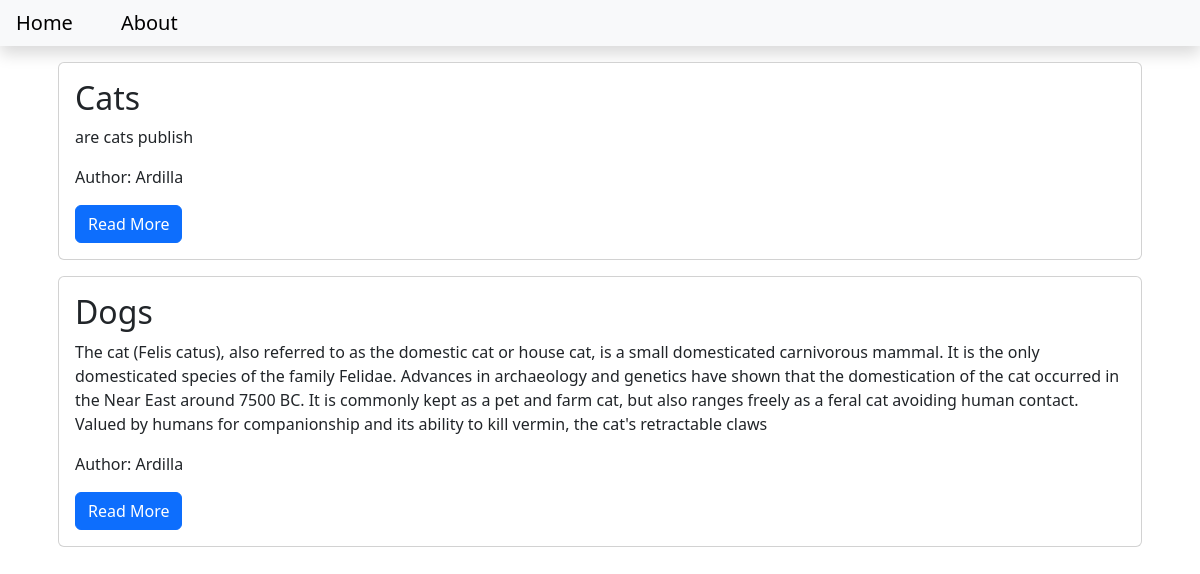
The page / on the database its author committed.
### blog/models.py (models this page shows, shortened)
class Post(models.Model):
    title=models.CharField(max_length=20)
    content=models.TextField()
    date_created=models.DateTimeField(auto_now_add=True)
    slug=models.SlugField(max_length=200,unique=True)
    author=models.ForeignKey(to=User, on_delete=models.CASCADE)
    status=models.IntegerField(choices=STATUS,default=0)

### blog/views.py (the view)
# urls.py: path('',views.PostList.as_view(),name='home')
class PostList(generic.ListView):
    queryset=Post.objects.filter(status=1).order_by('-date_created')
    template_name='index.html'

### templates/index.html
{% extends 'base.html' %}
{% block content %}
    <div class="container">
    {% for post in post_list %}
        <div class="card m-3">
            <div class="card-body">
                <h2 class="card-title">
                    {{ post.title }}
                </h2>
                <p class="card-text">
                    {{ post.content|slice:"500" }}
                </p>
                <p class="card-text">
                    Author: {{ post.author|title }}
                </p>
                <a class="btn btn-primary" href="{% url 'blog_view' post.slug %}">Read More</a>
            </div>
        </div>
    {% endfor %}
    </div>
{% endblock content %}

### templates/base.html (shortened to what this page needs)
<!DOCTYPE html>
<html lang="en">
    <head>
        <link href="https://cdn.jsdelivr.net/npm/bootstrap@5.3.3/dist/css/bootstrap.min.css" rel="stylesheet">
    </head>
<body>
    <nav class="navbar navbar-expand-lg navbar-light bg-light shadow mb-3" id="mainNav">
        <div class="collapse navbar-collapse" id="navbarResponsive">
            <ul class="navbar-nav ml-auto">
                <li class="nav-item">
                    <a class="navbar-brand p-3" href="{% url 'home' %}">Home</a>
                </li>
                <li>
                    <a class="navbar-brand p-3" href="{% url 'about_view' %}">About</a>
                </li>
            </ul>
        </div>
    </nav>
{% block content %}
{% endblock content %}
</body>
</html>

### rows shown on the page
Post: title "Cats", content "are cats publish", author "Ardilla"
Post: title "Dogs", content "The cat (Felis catus), also referred to as the domestic cat or house cat, is a small domesticated carnivorous mammal. It is the only domesticated species of the family Felidae. Advances in archaeology and genetics have shown that the domestication of the cat occurred in the Near East around 7500 BC. It is commonly kept as a pet and farm cat, but also ranges freely as a feral cat avoiding human contact. Valued by humans for companionship and its ability to kill vermin, the cat's retractable claws", author "Ardilla"
